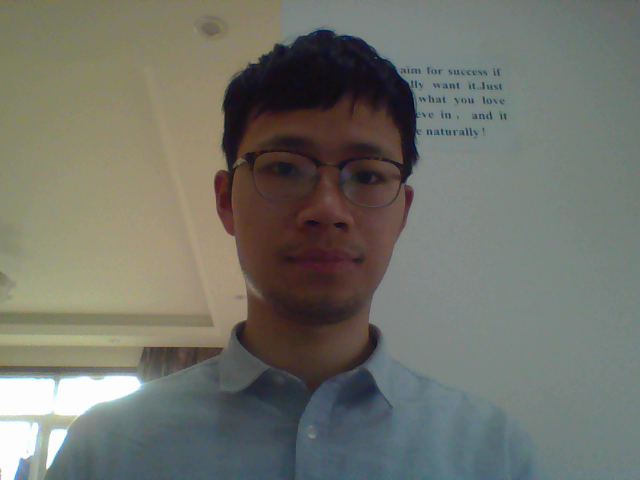
#> input picture screenshot_L.png, 640 x 480 px
$ python Chapter_4_5.py
#> lines starting #> are read from the running program, lines starting #| are printed output that depends on the picture
import numpy as np
import cv2


def update(val = 0):
    # disparity rang is tuned for 'aloe' image pair
    stereo.setBlockSize(cv2.getTrackbarPos('window_size', 'disparity'))
    stereo.setUniquenessRatio(cv2.getTrackbarPos('uniquenessRatio', 'disparity'))
    stereo.setSpeckleRange(cv2.getTrackbarPos('speckleRange', 'disparity'))
    stereo.setDisp12MaxDiff(cv2.getTrackbarPos('disp12MaxDiff', 'disparity'))

    print('computing disparity...')
    disp = stereo.compute(imgL, imgR).astype(np.float32) / 16.0

    cv2.imshow('left', imgL)
    cv2.imshow('right', imgR)
    cv2.imshow('dispairty', (disp-min_disp)/num_disp)


if __name__ == '__main__':
    window_size = 5
    min_disp = 16
    num_disp = 192 - min_disp
    blockSize = window_size
    uniquenessRatio = 1
    speckleRange = 3
    speckleWindowSize = 3
    disp12MaxDiff = 200
    P1 = 600
    P2 = 2400
    imgL = cv2.imread('screenshot_L.png')
#> imgL is the input picture: shape (480, 640, 3); mean B, G, R 106.3, 114.6, 113.3
    imgR = cv2.imread('screenshot_R.png')
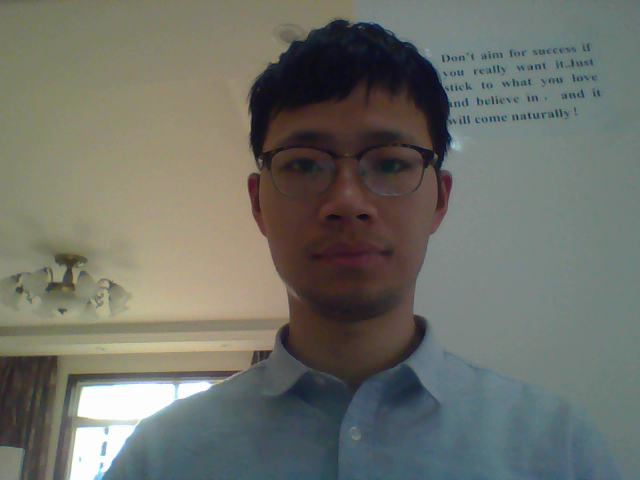
#> input picture screenshot_R.png, 640 x 480 px
#> imgR is the input picture: shape (480, 640, 3); mean B, G, R 104.5, 112.2, 110.2
    cv2.namedWindow('disparity')
    cv2.createTrackbar('speckleRange', 'disparity', speckleRange, 50, update)
    cv2.createTrackbar('window_size', 'disparity', window_size, 21, update)
    cv2.createTrackbar('speckleWindowSize', 'disparity', speckleWindowSize, 200, update)
    cv2.createTrackbar('uniquenessRatio', 'disparity', uniquenessRatio, 50, update)
    cv2.createTrackbar('disp12MaxDiff', 'disparity', disp12MaxDiff, 250, update)
    stereo = cv2.StereoSGBM_create(minDisparity=min_disp,
                                   numDisparities=num_disp,
                                   blockSize=window_size,
                                   uniquenessRatio=uniquenessRatio,
                                   speckleRange=speckleRange,
                                   speckleWindowSize=speckleWindowSize,
                                   disp12MaxDiff=disp12MaxDiff,
                                   P1=P1,
                                   P2=P2)
    update()
#> in update, `disp = stereo.compute(imgL, imgR).astype(np.float32) / 16.0`:
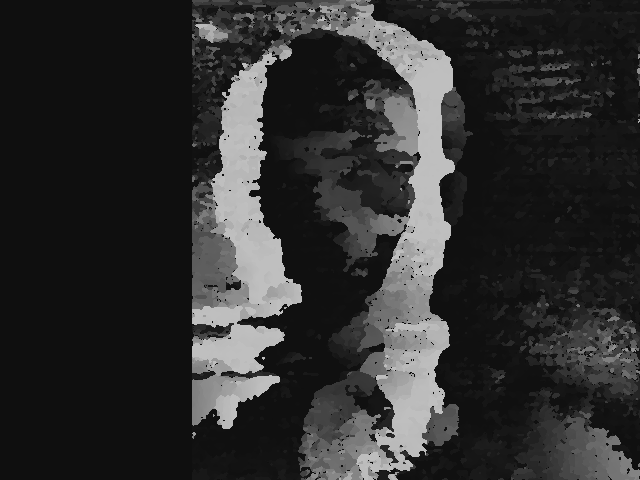
#> disp: shape (480, 640) float32; min 15, max 191, mean 47.4
#> in update, `cv2.imshow('dispairty', (disp-min_disp)/num_disp)`:
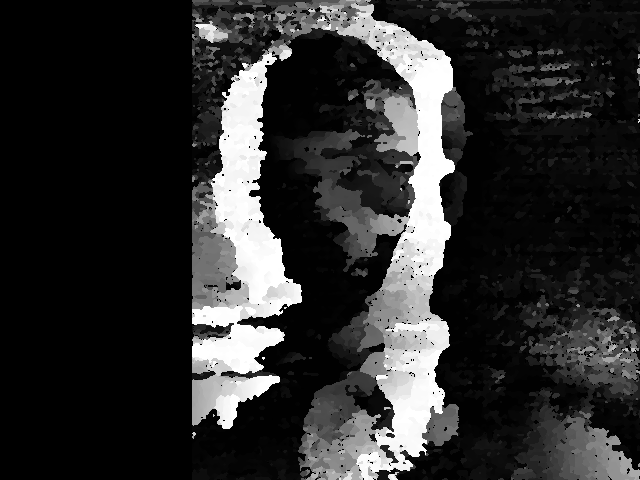
#> window 'dispairty': shape (480, 640) float32; min -0.00568, max 0.994, mean 0.179; drawn with min black and max white
    cv2.waitKey()
